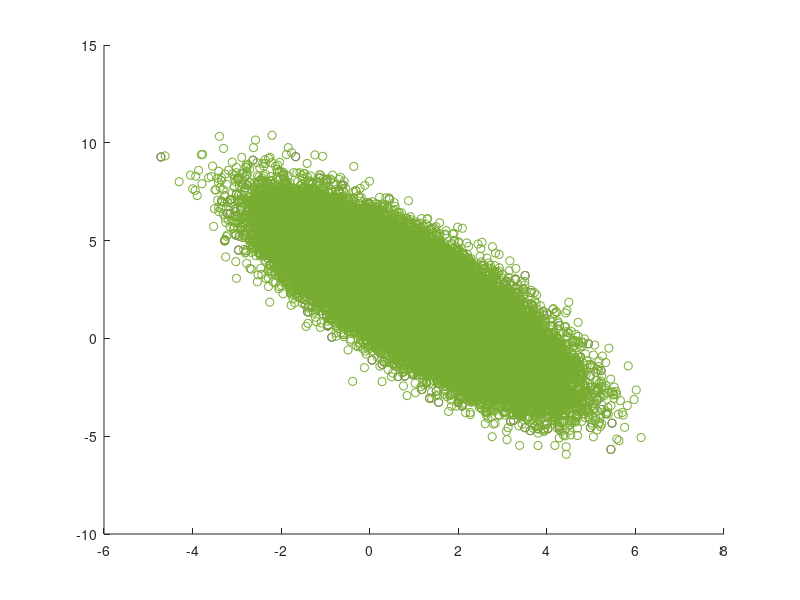

MATLAB code for this plot:
mu = [1;2];
m=1;
C = [1.6250, -1.9486 ; -1.9486 , 3.8750];
[Q, lambda] = eig(C);
A = lambda.^(1/2);
A = Q*A*inv(Q);
numbers = [10, 100, 1000, 10000, 100000];
for i = 1:5
    rng(0);
    X = randn(2, numbers(i));
    Y = A*X;
    Y(1,:) = Y(1,:) + mu(1);
    Y(2,:) = Y(2,:) + mu(2);
    MLmean = [mean(Y(1,:)); mean(Y(2,:))];
    scaledY=zeros(2,numbers(i));
    scaledY(1,:) = Y(1,:) - MLmean(1);
    scaledY(2,:) = Y(2,:) - MLmean(2);
    currentCov = (scaledY*scaledY')./numbers(i);
    pcaVec = zeros(1,2);
    [eigenVec, eigenValues] = eig(currentCov);
    if eigenValues(1,1)>eigenValues(2,2)
        pcaVec = eigenVec(:,1)*eigenValues(1,1);
    else
        pcaVec = eigenVec(:,2)*eigenValues(2,2);
    end
    data2 = MLmean + pcaVec;
    scatter(Y(1,:),Y(2,:));
    hold on;
    plot([MLmean(1),data2(1)],[MLmean(2),data2(2)])
    
end
